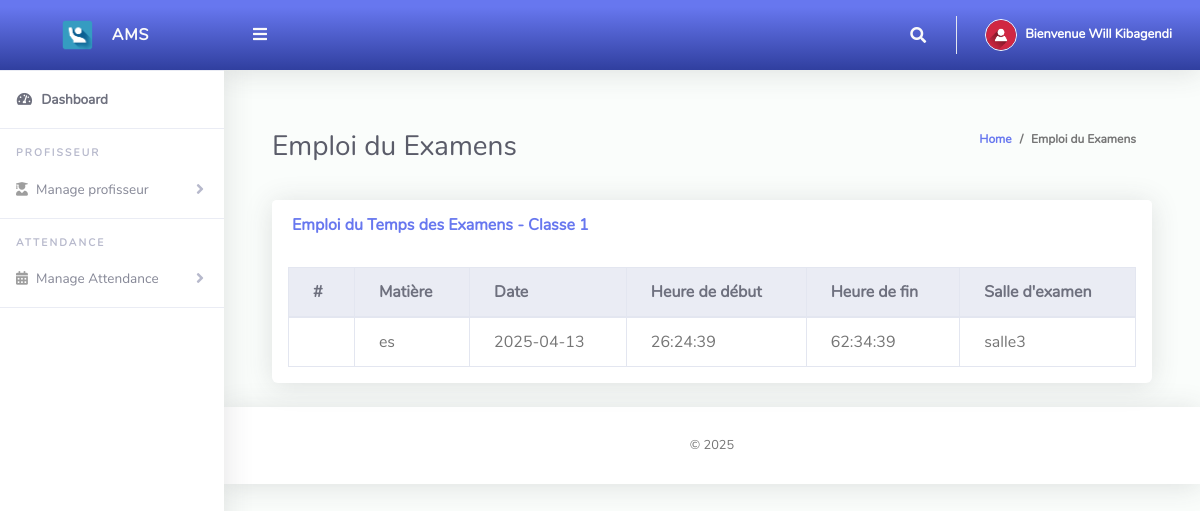
The page /student/emploiExam.php (signed in) on the database its author committed.
### tables this page shows
CREATE TABLE `tblclassteacher` (
  `Id` int(10) NOT NULL,
  `firstName` varchar(255) NOT NULL,
  `lastName` varchar(255) NOT NULL,
  `emailAddress` varchar(255) NOT NULL,
  `password` varchar(255) NOT NULL,
  `phoneNo` varchar(50) NOT NULL,
  `classId` varchar(10) NOT NULL,
  `classArmId` varchar(10) NOT NULL,
  `dateCreated` varchar(50) NOT NULL
);

CREATE TABLE `tblstudents` (
  `Id` int(10) NOT NULL,
  `firstName` varchar(255) NOT NULL,
  `lastName` varchar(255) NOT NULL,
  `otherName` varchar(255) NOT NULL,
  `emailAddress` varchar(255) NOT NULL,
  `password` varchar(50) NOT NULL,
  `classId` varchar(10) NOT NULL,
  `classArmId` varchar(10) NOT NULL,
  `dateCreated` varchar(50) NOT NULL
);

CREATE TABLE `emploi_exam` (
  `id` int(11) NOT NULL,
  `classId` int(11) NOT NULL,
  `classArmId` int(11) NOT NULL,
  `subject` varchar(100) NOT NULL,
  `exam_date` date NOT NULL,
  `start_time` time NOT NULL,
  `end_time` time NOT NULL,
  `created_at` timestamp NOT NULL DEFAULT current_timestamp(),
  `exam_hall` varchar(100) NOT NULL
);

### student/emploiExam.php (the view, shortened to what this page needs)
<?php
include '../Includes/dbcon.php';
$studentId = $_SESSION['userId'];
$query = mysqli_query($conn, "SELECT classId FROM tblstudents WHERE Id = '$studentId'");
$row = mysqli_fetch_assoc($query);
$classId = $row['classId'];
$examQuery = mysqli_query($conn, "SELECT * FROM emploi_exam WHERE classId = '$classId'");
$examData = [];
while ($exam = mysqli_fetch_assoc($examQuery)) {
    $examData[] = $exam;
}
?>
<!DOCTYPE html>
<html lang="fr">
<head>
  <link href="../vendor/fontawesome-free/css/all.min.css" rel="stylesheet" type="text/css">
  <link href="../vendor/bootstrap/css/bootstrap.min.css" rel="stylesheet" type="text/css">
  <link href="css/ruang-admin.min.css" rel="stylesheet">
</head>
<body id="page-top">
  <div id="wrapper">
    <?php include "Includes/sidebar.php"; ?>
    <div id="content-wrapper" class="d-flex flex-column">
      <div id="content">
        <?php include "Includes/topbar.php"; ?>
        <div class="container-fluid">
        <div class="container-fluid" id="container-wrapper">
          <div class="d-sm-flex align-items-center justify-content-between mb-4">
            <h1 class="h3 mb-0 text-gray-800">Emploi du Examens</h1>
            <ol class="breadcrumb">
              <li class="breadcrumb-item"><a href="./">Home</a></li>
              <li class="breadcrumb-item active" aria-current="page">Emploi du Examens</li>
            </ol>
          </div>
          <div class="row">
            <div class="col-lg-12">
              <div class="card mb-4">
                <div class="card-header py-3">
                  <h6 class="m-0 font-weight-bold text-primary">Emploi du Temps des Examens - Classe <?php echo $classId; ?></h6>
                </div>
                <div class="table-responsive p-3">
                  <table class="table table-bordered">
                    <thead class="thead-light">
                      <tr>
                        <th>#</th>
                        <th>Matière</th>
                        <th>Date</th>
                        <th>Heure de début</th>
                        <th>Heure de fin</th>
                        <th>Salle d'examen</th>
                      </tr>
                    </thead>
                    <tbody>
                      <?php
                      if (!empty($examData)) {
                          foreach ($examData as $exam) {
                              echo "<tr>
                                      <td>".$sn."</td>
                                      <td>{$exam['subject']}</td>
                                      <td>{$exam['exam_date']}</td>
                                      <td>{$exam['start_time']}</td>
                                      <td>{$exam['end_time']}</td>
                                      <td>{$exam['exam_hall']}</td>
                                    </tr>";
                          }
                      } else {
                          echo "<tr><td colspan='5' class='text-center'>Aucun examen programmé</td></tr>";
                      }
                      ?>
                    </tbody>
                  </table>
                </div>
              </div>
            </div>
          </div>
        </div>
      </div>
      <?php include "Includes/footer.php"; ?>
    </div>
  </div>
</body>
</html>

### student/Includes/topbar.php (shortened to what this page needs)
<?php
  $query = "SELECT * FROM tblclassteacher WHERE Id = ".$_SESSION['userId']."";
  $rs = $conn->query($query);
  $rows = $rs->fetch_assoc();
  $fullName = $rows['firstName']." ".$rows['lastName'];;
?>
<nav class="navbar navbar-expand navbar-light bg-gradient-primary topbar mb-4 static-top">
          <button id="sidebarToggleTop" class="btn btn-link rounded-circle mr-3">
            <i class="fa fa-bars"></i>
          </button>
          <ul class="navbar-nav ml-auto">
            <li class="nav-item dropdown no-arrow">
              <a class="nav-link dropdown-toggle" href="#" id="searchDropdown" role="button" data-toggle="dropdown"
                aria-haspopup="true" aria-expanded="false">
                <i class="fas fa-search fa-fw"></i>
              </a>
            </li>
            <li class="nav-item dropdown no-arrow">
              <a class="nav-link dropdown-toggle" href="#" id="userDropdown" role="button" data-toggle="dropdown"
                aria-haspopup="true" aria-expanded="false">
                <img class="img-profile rounded-circle" src="img/user-icn.png" style="max-width: 60px">
                <span class="ml-2 d-none d-lg-inline text-white small"><b>Bienvenue <?php echo $fullName;?></b></span>
              </a>
            </li>
          </ul>
        </nav>

### rows shown on the page
tblclassteacher: fullName "Will Kibagendi"
tblstudents: classId "1"
emploi_exam: subject "es", exam_date "2025-04-13", start_time "26:24:39", end_time "62:34:39", exam_hall "salle3"
